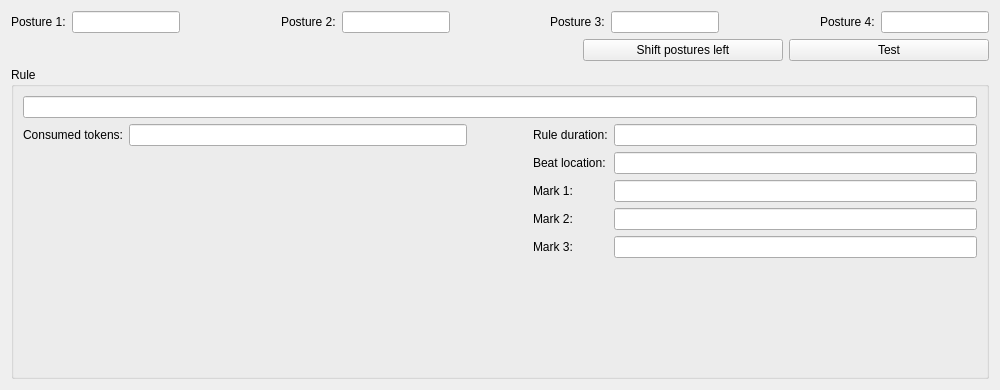
<?xml version="1.0" encoding="UTF-8"?>
<ui version="4.0">
 <class>RuleTesterWindow</class>
 <widget class="QWidget" name="RuleTesterWindow">
  <property name="geometry">
   <rect>
    <x>0</x>
    <y>0</y>
    <width>1000</width>
    <height>390</height>
   </rect>
  </property>
  <property name="windowTitle">
   <string>Rule tester</string>
  </property>
  <layout class="QVBoxLayout" name="verticalLayout">
   <item>
    <widget class="QWidget" name="widget" native="true">
     <property name="sizePolicy">
      <sizepolicy hsizetype="Preferred" vsizetype="Minimum">
       <horstretch>0</horstretch>
       <verstretch>0</verstretch>
      </sizepolicy>
     </property>
     <layout class="QHBoxLayout" name="horizontalLayout">
      <property name="leftMargin">
       <number>0</number>
      </property>
      <property name="topMargin">
       <number>0</number>
      </property>
      <property name="rightMargin">
       <number>0</number>
      </property>
      <property name="bottomMargin">
       <number>0</number>
      </property>
      <item>
       <widget class="QLabel" name="label">
        <property name="text">
         <string>Posture 1:</string>
        </property>
       </widget>
      </item>
      <item>
       <widget class="QLineEdit" name="posture1LineEdit">
        <property name="minimumSize">
         <size>
          <width>50</width>
          <height>0</height>
         </size>
        </property>
       </widget>
      </item>
      <item>
       <spacer name="horizontalSpacer_4">
        <property name="orientation">
         <enum>Qt::Horizontal</enum>
        </property>
        <property name="sizeHint" stdset="0">
         <size>
          <width>40</width>
          <height>20</height>
         </size>
        </property>
       </spacer>
      </item>
      <item>
       <widget class="QLabel" name="label_2">
        <property name="text">
         <string>Posture 2:</string>
        </property>
       </widget>
      </item>
      <item>
       <widget class="QLineEdit" name="posture2LineEdit"/>
      </item>
      <item>
       <spacer name="horizontalSpacer_3">
        <property name="orientation">
         <enum>Qt::Horizontal</enum>
        </property>
        <property name="sizeHint" stdset="0">
         <size>
          <width>40</width>
          <height>20</height>
         </size>
        </property>
       </spacer>
      </item>
      <item>
       <widget class="QLabel" name="label_3">
        <property name="text">
         <string>Posture 3:</string>
        </property>
       </widget>
      </item>
      <item>
       <widget class="QLineEdit" name="posture3LineEdit"/>
      </item>
      <item>
       <spacer name="horizontalSpacer_2">
        <property name="orientation">
         <enum>Qt::Horizontal</enum>
        </property>
        <property name="sizeHint" stdset="0">
         <size>
          <width>40</width>
          <height>20</height>
         </size>
        </property>
       </spacer>
      </item>
      <item>
       <widget class="QLabel" name="label_4">
        <property name="text">
         <string>Posture 4:</string>
        </property>
       </widget>
      </item>
      <item>
       <widget class="QLineEdit" name="posture4LineEdit"/>
      </item>
     </layout>
    </widget>
   </item>
   <item>
    <widget class="QWidget" name="widget_2" native="true">
     <property name="sizePolicy">
      <sizepolicy hsizetype="Preferred" vsizetype="Minimum">
       <horstretch>0</horstretch>
       <verstretch>0</verstretch>
      </sizepolicy>
     </property>
     <layout class="QHBoxLayout" name="horizontalLayout_2">
      <property name="leftMargin">
       <number>0</number>
      </property>
      <property name="topMargin">
       <number>0</number>
      </property>
      <property name="rightMargin">
       <number>0</number>
      </property>
      <property name="bottomMargin">
       <number>0</number>
      </property>
      <item>
       <spacer name="horizontalSpacer">
        <property name="orientation">
         <enum>Qt::Horizontal</enum>
        </property>
        <property name="sizeHint" stdset="0">
         <size>
          <width>40</width>
          <height>20</height>
         </size>
        </property>
       </spacer>
      </item>
      <item>
       <widget class="QPushButton" name="shiftButton">
        <property name="minimumSize">
         <size>
          <width>200</width>
          <height>0</height>
         </size>
        </property>
        <property name="text">
         <string>Shift postures left</string>
        </property>
       </widget>
      </item>
      <item>
       <widget class="QPushButton" name="testButton">
        <property name="minimumSize">
         <size>
          <width>200</width>
          <height>0</height>
         </size>
        </property>
        <property name="text">
         <string>Test</string>
        </property>
       </widget>
      </item>
     </layout>
    </widget>
   </item>
   <item>
    <widget class="QGroupBox" name="groupBox">
     <property name="sizePolicy">
      <sizepolicy hsizetype="Preferred" vsizetype="Expanding">
       <horstretch>0</horstretch>
       <verstretch>0</verstretch>
      </sizepolicy>
     </property>
     <property name="title">
      <string>Rule</string>
     </property>
     <layout class="QGridLayout" name="gridLayout">
      <item row="2" column="1">
       <widget class="QWidget" name="widget_3" native="true">
        <layout class="QFormLayout" name="formLayout_2">
         <property name="leftMargin">
          <number>0</number>
         </property>
         <property name="topMargin">
          <number>0</number>
         </property>
         <property name="rightMargin">
          <number>30</number>
         </property>
         <property name="bottomMargin">
          <number>0</number>
         </property>
         <item row="0" column="0">
          <widget class="QLabel" name="label_7">
           <property name="text">
            <string>Consumed tokens:</string>
           </property>
          </widget>
         </item>
         <item row="0" column="1">
          <widget class="QLineEdit" name="consumedTokensLineEdit">
           <property name="readOnly">
            <bool>true</bool>
           </property>
          </widget>
         </item>
        </layout>
       </widget>
      </item>
      <item row="2" column="2">
       <widget class="QWidget" name="widget_4" native="true">
        <layout class="QFormLayout" name="formLayout">
         <property name="leftMargin">
          <number>30</number>
         </property>
         <property name="topMargin">
          <number>0</number>
         </property>
         <property name="rightMargin">
          <number>0</number>
         </property>
         <property name="bottomMargin">
          <number>0</number>
         </property>
         <item row="0" column="0">
          <widget class="QLabel" name="label_5">
           <property name="text">
            <string>Rule duration:</string>
           </property>
          </widget>
         </item>
         <item row="0" column="1">
          <widget class="QLineEdit" name="durationLineEdit">
           <property name="readOnly">
            <bool>true</bool>
           </property>
          </widget>
         </item>
         <item row="1" column="0">
          <widget class="QLabel" name="label_6">
           <property name="text">
            <string>Beat location:</string>
           </property>
          </widget>
         </item>
         <item row="1" column="1">
          <widget class="QLineEdit" name="beatLineEdit">
           <property name="readOnly">
            <bool>true</bool>
           </property>
          </widget>
         </item>
         <item row="2" column="1">
          <widget class="QLineEdit" name="mark1LineEdit">
           <property name="readOnly">
            <bool>true</bool>
           </property>
          </widget>
         </item>
         <item row="3" column="1">
          <widget class="QLineEdit" name="mark2LineEdit">
           <property name="readOnly">
            <bool>true</bool>
           </property>
          </widget>
         </item>
         <item row="4" column="1">
          <widget class="QLineEdit" name="mark3LineEdit">
           <property name="readOnly">
            <bool>true</bool>
           </property>
          </widget>
         </item>
         <item row="2" column="0">
          <widget class="QLabel" name="label_8">
           <property name="text">
            <string>Mark 1:</string>
           </property>
          </widget>
         </item>
         <item row="3" column="0">
          <widget class="QLabel" name="label_9">
           <property name="text">
            <string>Mark 2:</string>
           </property>
          </widget>
         </item>
         <item row="4" column="0">
          <widget class="QLabel" name="label_10">
           <property name="text">
            <string>Mark 3:</string>
           </property>
          </widget>
         </item>
        </layout>
       </widget>
      </item>
      <item row="1" column="1" colspan="2">
       <widget class="QLineEdit" name="ruleLineEdit">
        <property name="readOnly">
         <bool>true</bool>
        </property>
       </widget>
      </item>
     </layout>
    </widget>
   </item>
  </layout>
 </widget>
 <resources/>
 <connections/>
</ui>
